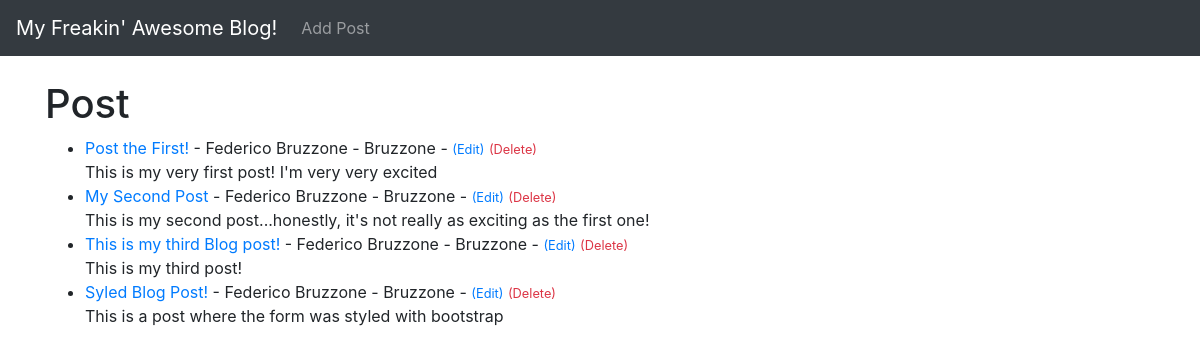
Before: / with the older database file.
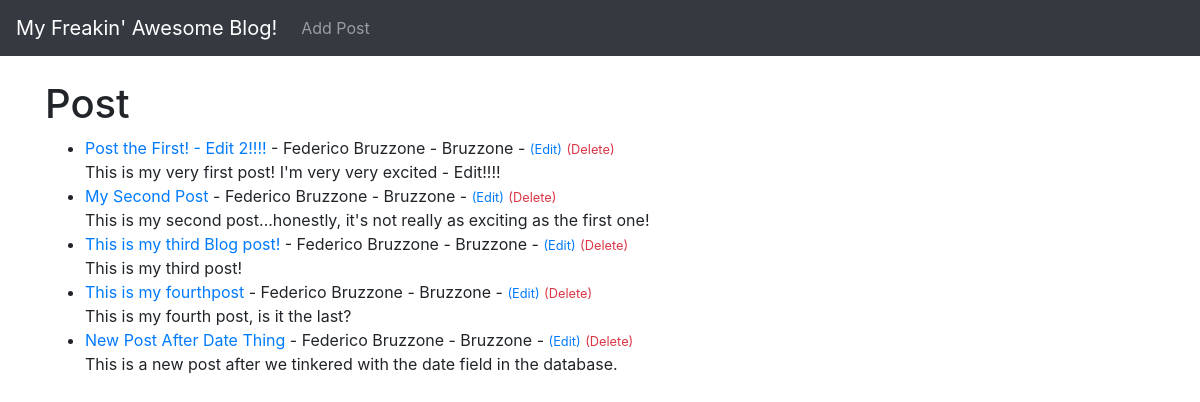
After: the same page with the newer database file.
### theblog/models.py (models this page shows, shortened)
class Post(models.Model):
    title = models.CharField(max_length=255)
    title_tag = models.CharField(max_length=255)
    author = models.ForeignKey(User, on_delete=models.CASCADE)
    body = models.TextField()
    post_date = models.DateField(auto_now_add=True)

### theblog/views.py (the view)
# urls.py: path('', HomeView.as_view(), name="home"),
class HomeView(ListView):
    model = Post
    template_name = 'home.html'
    oredering = ['-post_date']

### theblog/templates/home.html
{% extends 'base.html' %}
{% block content %}
    <h1>Post</h1>
    <ul>
    {% for post in object_list %}
        <li>
            <a href="{% url 'article_detail' post.pk %}">{{ post.title }}</a>
            - {{ post.author.first_name }} {{ post.author.last_name }}
            - {{ post.author.last_name }}
            - <small><a href="{% url 'update_post' post.pk %}">(Edit)</a></small>
              <small><a class="text-danger" href="{% url 'delete_post' post.pk %}">(Delete)</a></small><br/>
            {{ post.body }}
        </li>
    {% endfor %}
    </ul>
{% endblock %}

### theblog/templates/base.html (shortened to what this page needs)
<!doctype html>
<html lang="en">
  <head>
    <link rel="stylesheet" href="https://cdn.jsdelivr.net/npm/bootstrap@4.4.1/dist/css/bootstrap.min.css">
  </head>
  <body>
    <nav class="navbar navbar-expand-lg navbar-dark bg-dark">
        <a class="navbar-brand" href="{% url 'home' %}">My Freakin' Awesome Blog!</a>
        <div class="collapse navbar-collapse" id="navbarSupportedContent">
          <ul class="navbar-nav mr-auto">
            <li class="nav-item">
              <a class="nav-link" href="{% url 'add_post' %}">Add Post</a>
            </li>
          </ul>
        </div>
    </nav>
    <br/>
    <div class="container">
        {% block content %}
        {% endblock %}
    </div>
  </body>
</html>

Changed rows visible on the page:
removed Post: title "Syled Blog Post!", author.first_name "Federico", author.last_name "Bruzzone", body "This is a post where the form was styled with bootstrap"
changed Post: title "Post the First!" → "Post the First! - Edit 2!!!!"; body "This is my very first post! I'm very very excited" → "This is my very first post! I'm very very excited - Edit!!!!"
added Post: title "This is my fourthpost", author.first_name "Federico", author.last_name "Bruzzone", body "This is my fourth post, is it the last?"
added Post: title "New Post After Date Thing", author.first_name "Federico", author.last_name "Bruzzone", body "This is a new post after we tinkered with the date field in the database."
